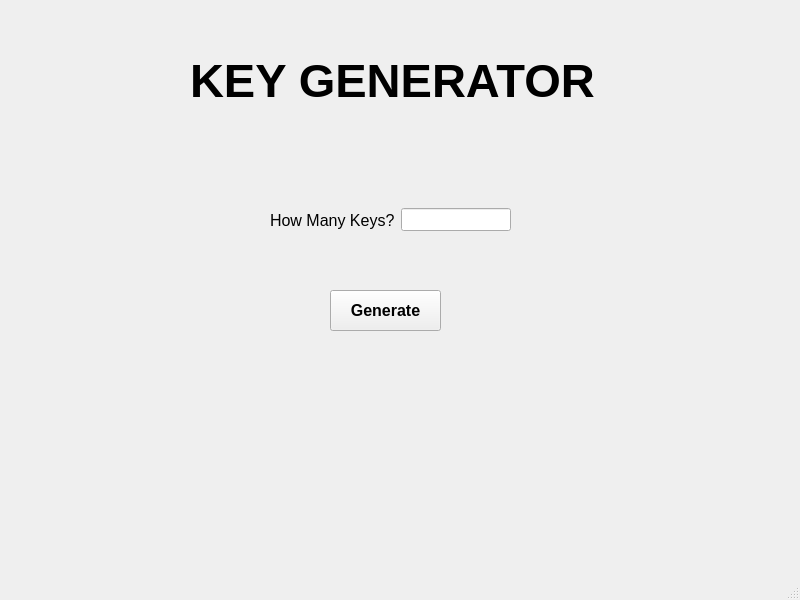
<?xml version="1.0" encoding="UTF-8"?>
<ui version="4.0">
 <class>MainWindow</class>
 <widget class="QMainWindow" name="MainWindow">
  <property name="geometry">
   <rect>
    <x>0</x>
    <y>0</y>
    <width>800</width>
    <height>600</height>
   </rect>
  </property>
  <property name="windowTitle">
   <string>KEYGEN</string>
  </property>
  <widget class="QWidget" name="centralwidget">
   <widget class="QPushButton" name="btnGenerate">
    <property name="geometry">
     <rect>
      <x>330</x>
      <y>290</y>
      <width>111</width>
      <height>41</height>
     </rect>
    </property>
    <property name="font">
     <font>
      <pointsize>12</pointsize>
      <weight>75</weight>
      <bold>true</bold>
     </font>
    </property>
    <property name="text">
     <string>Generate</string>
    </property>
   </widget>
   <widget class="QWidget" name="horizontalLayoutWidget">
    <property name="geometry">
     <rect>
      <x>270</x>
      <y>180</y>
      <width>241</width>
      <height>80</height>
     </rect>
    </property>
    <layout class="QHBoxLayout" name="horizontalLayout">
     <item>
      <widget class="QLabel" name="label">
       <property name="font">
        <font>
         <pointsize>12</pointsize>
        </font>
       </property>
       <property name="text">
        <string>How Many Keys?</string>
       </property>
      </widget>
     </item>
     <item>
      <widget class="QLineEdit" name="keyNumEdit">
       <property name="font">
        <font>
         <pointsize>10</pointsize>
        </font>
       </property>
      </widget>
     </item>
    </layout>
   </widget>
   <widget class="QLabel" name="label_2">
    <property name="geometry">
     <rect>
      <x>190</x>
      <y>50</y>
      <width>411</width>
      <height>61</height>
     </rect>
    </property>
    <property name="font">
     <font>
      <pointsize>35</pointsize>
      <weight>75</weight>
      <bold>true</bold>
     </font>
    </property>
    <property name="text">
     <string>KEY GENERATOR</string>
    </property>
   </widget>
  </widget>
  <widget class="QMenuBar" name="menubar">
   <property name="geometry">
    <rect>
     <x>0</x>
     <y>0</y>
     <width>800</width>
     <height>21</height>
    </rect>
   </property>
  </widget>
  <widget class="QStatusBar" name="statusbar"/>
 </widget>
 <resources/>
 <connections/>
</ui>
